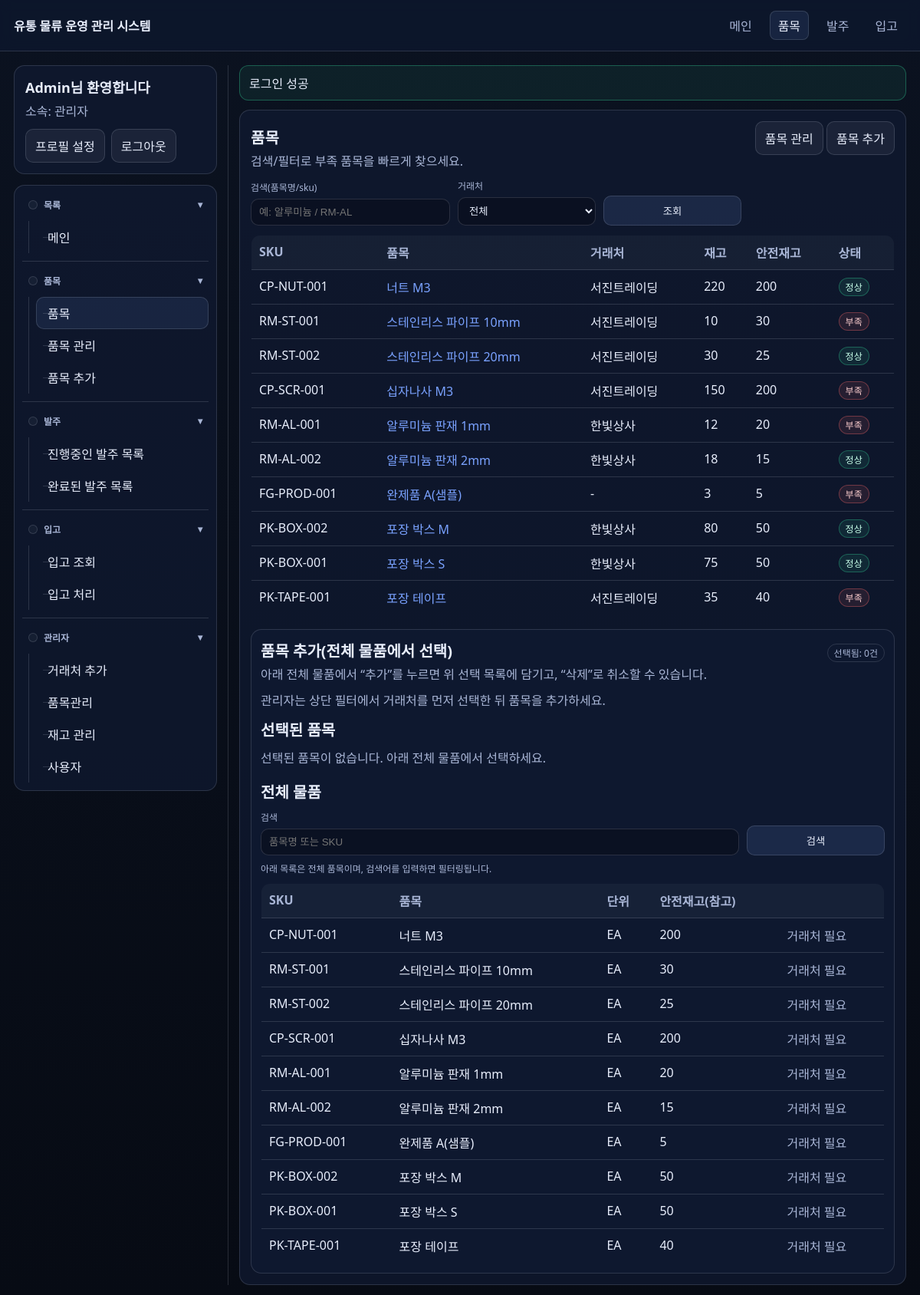
Page /items.php (signed in) on the committed database.
### tables this page shows
CREATE TABLE items (
  id BIGINT UNSIGNED NOT NULL AUTO_INCREMENT,
  sku VARCHAR(50) NOT NULL,
  name VARCHAR(200) NOT NULL,
  supplier_id BIGINT UNSIGNED NULL,
  unit VARCHAR(20) NOT NULL DEFAULT 'EA',
  min_stock INT NOT NULL DEFAULT 0,
  active TINYINT(1) NOT NULL DEFAULT 1,
  created_at DATETIME NOT NULL DEFAULT CURRENT_TIMESTAMP,
  updated_at DATETIME NOT NULL DEFAULT CURRENT_TIMESTAMP ON UPDATE CURRENT_TIMESTAMP,
  PRIMARY KEY (id),
  UNIQUE KEY uq_items_sku (sku),
  KEY idx_items_name (name),
  KEY idx_items_supplier (supplier_id),
  CONSTRAINT fk_items_supplier FOREIGN KEY (supplier_id) REFERENCES suppliers(id)
    ON UPDATE CASCADE ON DELETE SET NULL
);

CREATE TABLE suppliers (
  id BIGINT UNSIGNED NOT NULL AUTO_INCREMENT,
  name VARCHAR(150) NOT NULL,
  contact_name VARCHAR(100) NULL,
  phone VARCHAR(50) NULL,
  email VARCHAR(190) NULL,
  notes TEXT NULL,
  created_at DATETIME NOT NULL DEFAULT CURRENT_TIMESTAMP,
  updated_at DATETIME NOT NULL DEFAULT CURRENT_TIMESTAMP ON UPDATE CURRENT_TIMESTAMP,
  PRIMARY KEY (id),
  UNIQUE KEY uq_suppliers_name (name)
);

### includes/auth.php (called while the page is built, shortened)
<?php
function current_user(): ?array {
  return $_SESSION['user'] ?? null;
}
function is_admin(): bool {
  $u = current_user();
  return $u && ($u['role'] ?? '') === 'admin';
}

### includes/bootstrap.php (called while the page is built, shortened)
<?php
function e(?string $value): string {
  return htmlspecialchars((string)$value, ENT_QUOTES | ENT_SUBSTITUTE, 'UTF-8');
}
function url(string $path): string {
  $path = '/' . ltrim($path, '/');
  return $path;
}
spl_autoload_register(function ($class) {
  $base = __DIR__ . '/../classes/';
  $path = $base . str_replace('\\', '/', $class) . '.php';
});
require_once __DIR__ . '/auth.php';

### classes/Item.php (called while the page is built, shortened)
<?php
final class Item {
  public static function list(PDO $db, array $filters = []): array {
    $q = trim((string)($filters['q'] ?? ''));
    $supplierId = (int)($filters['supplier_id'] ?? 0);
    $where = ['it.active = 1'];
    $params = [];
    $sql = 'SELECT it.id, it.sku, it.name, it.unit, it.min_stock, it.supplier_id,
              sp.name AS supplier_name,
              COALESCE(inv.on_hand, 0) AS on_hand
            FROM items it
            LEFT JOIN suppliers sp ON sp.id = it.supplier_id
            LEFT JOIN inventory inv ON inv.item_id = it.id
            WHERE ' . implode(' AND ', $where) .
            ' ORDER BY it.name ASC';
    $st = $db->prepare($sql);
    $st->execute($params);
    return $st->fetchAll();
  }
}

### items.php (the view, shortened to what this page needs)
<?php
require_once __DIR__ . '/includes/bootstrap.php';
$db = db();
$q = trim((string)($_GET['q'] ?? ''));
$supplierId = (int)($_GET['supplier_id'] ?? 0);
$templateQ = trim((string)($_GET['template_q'] ?? ($_POST['template_q'] ?? '')));
$items = Item::list($db, ['q' => $q, 'supplier_id' => $supplierId]);
$cartIds = array_map('intval', array_keys((array)($_SESSION['item_add_cart'] ?? [])));
$cartItems = $cartIds ? Item::listByIds($db, $cartIds) : [];
$tplWhere = ['it.active = 1'];
$tplParams = [];
$tplSql = 'SELECT it.id, it.sku, it.name, it.unit, it.min_stock
           FROM items it
           WHERE ' . implode(' AND ', $tplWhere) .
           ' ORDER BY it.name ASC
           LIMIT 300';
$tplSt = $db->prepare($tplSql);
$tplSt->execute($tplParams);
$templateItems = $tplSt->fetchAll();
require_once __DIR__ . '/includes/header.php';
?>
<div class="card">
  <div class="kpi">
    <div>
      <h1 class="h1" style="margin-bottom:4px">품목</h1>
      <div class="muted">검색/필터로 부족 품목을 빠르게 찾으세요.</div>
    </div>
    <div>
      <?php if (is_admin()): ?>
        <a class="btn secondary" href="<?= e(url('/admin/items.php')) ?>">품목 관리</a>
      <?php else: ?>
        <a class="btn" href="<?= e(url('/inventory_manage.php')) ?>">품목 관리</a>
      <?php endif; ?>
      <a class="btn secondary" href="<?= e(url('/items.php' . ($supplierId > 0 ? ('?supplier_id=' . $supplierId) : ''))) ?>#catalog-add">품목 추가</a>
    </div>
  </div>
  <form method="get" action="<?= e(url('/items.php')) ?>" style="margin-top:12px">
    <div class="form-row">
      <div class="field" style="min-width:260px">
        <div class="label">검색(품목명/sku)</div>
        <input class="input" type="text" name="q" value="<?= e($q) ?>" placeholder="예: 알루미늄 / RM-AL" />
      </div>
      <?php if (is_admin()): ?>
        <div class="field">
          <div class="label">거래처</div>
          <select name="supplier_id">
            <option value="0">전체</option>
          </select>
        </div>
      <?php else: ?>
        <input type="hidden" name="supplier_id" value="<?= e((string)$supplierId) ?>" />
      <?php endif; ?>
      <div class="field">
        <button class="btn" type="submit">조회</button>
      </div>
    </div>
  </form>
  <table class="table">
    <thead>
      <tr>
        <th>SKU</th>
        <th>품목</th>
        <th>거래처</th>
        <th>재고</th>
        <th>안전재고</th>
        <th>상태</th>
      </tr>
    </thead>
    <tbody>
      <?php if (!$items): ?>
        <tr><td colspan="6" class="muted">검색 결과가 없습니다.</td></tr>
      <?php else: ?>
        <?php foreach ($items as $it): ?>
          <?php $isLow = ((int)$it['on_hand'] <= (int)$it['min_stock']); ?>
          <tr>
            <td><?= e($it['sku']) ?></td>
            <td><a href="<?= e(url('/item_view.php?id=' . (int)$it['id'])) ?>"><?= e($it['name']) ?></a></td>
            <td><?= e($it['supplier_name'] ?? '-') ?></td>
            <td><?= e((string)$it['on_hand']) ?></td>
            <td><?= e((string)$it['min_stock']) ?></td>
            <td>
              <?php if ($isLow): ?>
                <span class="badge danger">부족</span>
              <?php else: ?>
                <span class="badge ok">정상</span>
              <?php endif; ?>
            </td>
          </tr>
        <?php endforeach; ?>
      <?php endif; ?>
    </tbody>
  </table>
  <div id="catalog-add" class="card" style="padding:12px">
    <div class="kpi">
      <div>
        <h2 class="h1" style="margin-bottom:4px">품목 추가(전체 물품에서 선택)</h2>
        <div class="muted">아래 전체 물품에서 “추가”를 누르면 위 선택 목록에 담기고, “삭제”로 취소할 수 있습니다.</div>
      </div>
      <div>
        <span class="badge">선택됨: <?= e((string)count($cartItems)) ?>건</span>
      </div>
    </div>
    <?php if (is_admin() && $supplierId <= 0): ?>
      <div class="muted" style="margin-top:10px">관리자는 상단 필터에서 거래처를 먼저 선택한 뒤 품목을 추가하세요.</div>
    <?php endif; ?>
    <h3 class="h1">선택된 품목</h3>
    <?php if (!$cartItems): ?>
      <div class="muted" style="margin-top:8px">선택된 품목이 없습니다. 아래 전체 물품에서 선택하세요.</div>
    <?php endif; ?>
    <h3 class="h1">전체 물품</h3>
    <form method="get" action="<?= e(url('/items.php')) ?>" style="margin-top:10px">
      <div class="form-row">
        <div class="field" style="min-width:280px;flex:1">
          <div class="label">검색</div>
          <input class="input" type="text" name="template_q" value="<?= e($templateQ) ?>" placeholder="품목명 또는 SKU" />
        </div>
        <div class="field">
          <button class="btn" type="submit">검색</button>
        </div>
      </div>
    </form>
    <div class="small muted" style="margin-top:8px">아래 목록은 전체 품목이며, 검색어를 입력하면 필터링됩니다.</div>
    <table class="table" style="margin-top:10px">
      <thead>
        <tr>
          <th>SKU</th>
          <th>품목</th>
          <th>단위</th>
          <th>안전재고(참고)</th>
          <th></th>
        </tr>
      </thead>
      <tbody>
        <?php if (!$templateItems): ?>
          <tr><td colspan="5" class="muted">표시할 품목이 없습니다.</td></tr>
        <?php else: ?>
          <?php foreach ($templateItems as $r): ?>
            <tr>
              <td><?= e($r['sku']) ?></td>
              <td><?= e($r['name']) ?></td>
              <td><?= e($r['unit']) ?></td>
              <td><?= e((string)$r['min_stock']) ?></td>
              <td style="white-space:nowrap">
                <?php if ($supplierId <= 0): ?>
                  <span class="muted">거래처 필요</span>
                <?php endif; ?>
              </td>
            </tr>
          <?php endforeach; ?>
        <?php endif; ?>
      </tbody>
    </table>
  </div>
</div>
<?php require_once __DIR__ . '/includes/footer.php'; ?>

### assets/app.css (style rules this page uses)
:root { --bg:#0b1220;--card:#101b33;--text:#e8eefc;--muted:#a9b6d6;--border:rgba(232,238,252,.14);--accent:#7aa2ff;--danger:#ff6b6b;--ok:#36d399; }
* { box-sizing:border-box }
body { margin:0;font-family:system-ui,-apple-system,Segoe UI,Roboto,Helvetica,Arial,sans-serif;background:linear-gradient(180deg,var(--bg),#070b14);color:var(--text) }
a { color:var(--accent);text-decoration:none }
.card { background:rgba(16,27,51,.70);border:1px solid var(--border);border-radius:14px;padding:14px }
.h1 { font-size:20px;margin:0 0 10px 0;word-break:keep-all;overflow-wrap:normal;white-space:nowrap }
.muted { color:var(--muted) }
.table { width:100%;border-collapse:collapse;overflow:hidden;border-radius:12px;border:1px solid var(--border);word-break:keep-all;overflow-wrap:normal }
.table th,.table td { padding:10px 10px;border-bottom:1px solid var(--border);text-align:left;vertical-align:top }
.table th { color:var(--muted);font-weight:600;background:rgba(232,238,252,.04);white-space:nowrap }
.badge { display:inline-block;padding:2px 8px;border-radius:999px;border:1px solid var(--border);font-size:12px;color:var(--muted) }
.badge.danger { border-color:rgba(255,107,107,.35);color:#ffd0d0;background:rgba(255,107,107,.10) }
.badge.ok { border-color:rgba(54,211,153,.35);color:#c8ffea;background:rgba(54,211,153,.10) }
.form-row { display:flex;gap:10px;flex-wrap:wrap;align-items:end }
.field { display:flex;flex-direction:column;gap:6px;min-width:180px }
.label { font-size:12px;color:var(--muted);word-break:keep-all;overflow-wrap:normal;white-space:nowrap }
.input,select,textarea { width:100%;padding:9px 10px;border-radius:10px;border:1px solid var(--border);background:rgba(7,11,20,.45);color:var(--text) }
.btn { display:inline-block;padding:9px 12px;border-radius:10px;border:1px solid var(--border);background:rgba(122,162,255,.12);color:var(--text);cursor:pointer }
.btn.secondary { background:rgba(232,238,252,.06) }
.kpi { display:flex;gap:10px;align-items:baseline;justify-content:space-between }
.small { font-size:12px;color:var(--muted) }

### rows in the picture
items: sku "CP-NUT-001", name "너트 M3", supplier.name "서진트레이딩", on_hand "220", min_stock "200", shows "정상", unit "EA"
items: sku "RM-ST-001", name "스테인리스 파이프 10mm", supplier.name "서진트레이딩", on_hand "10", min_stock "30", shows "부족", unit "EA"
items: sku "RM-ST-002", name "스테인리스 파이프 20mm", supplier.name "서진트레이딩", on_hand "30", min_stock "25", shows "정상", unit "EA"
items: sku "CP-SCR-001", name "십자나사 M3", supplier.name "서진트레이딩", on_hand "150", min_stock "200", shows "부족", unit "EA"
items: sku "RM-AL-001", name "알루미늄 판재 1mm", supplier.name "한빛상사", on_hand "12", min_stock "20", shows "부족", unit "EA"
items: sku "RM-AL-002", name "알루미늄 판재 2mm", supplier.name "한빛상사", on_hand "18", min_stock "15", shows "정상", unit "EA"
items: sku "FG-PROD-001", name "완제품 A(샘플)", supplier_name "-", on_hand "3", min_stock "5", shows "부족", unit "EA"
items: sku "PK-BOX-002", name "포장 박스 M", supplier.name "한빛상사", on_hand "80", min_stock "50", shows "정상", unit "EA"
items: sku "PK-BOX-001", name "포장 박스 S", supplier.name "한빛상사", on_hand "75", min_stock "50", shows "정상", unit "EA"
items: sku "PK-TAPE-001", name "포장 테이프", supplier.name "서진트레이딩", on_hand "35", min_stock "40", shows "부족", unit "EA"

### other values in the picture
APP_NAME "유통 물류 운영 관리 시스템"
$me['name'] "Admin"
$flash['message'] "로그인 성공"
count($cartItems) "0"
